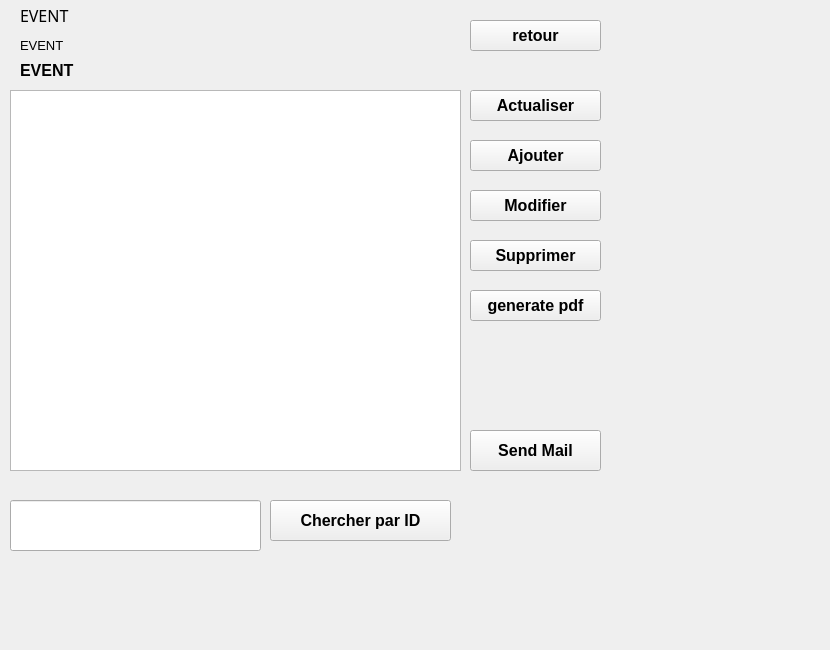
   <widget class="QWidget" name="page">
    <widget class="QLabel" name="label_3">
     <property name="geometry">
      <rect>
       <x>20</x>
       <y>0</y>
       <width>261</width>
       <height>31</height>
      </rect>
     </property>
     <property name="font">
      <font>
       <family>Sitka Small</family>
       <pointsize>12</pointsize>
      </font>
     </property>
     <property name="autoFillBackground">
      <bool>false</bool>
     </property>
     <property name="styleSheet">
      <string notr="true"/>
     </property>
     <property name="text">
      <string>EVENT</string>
     </property>
    </widget>
    <widget class="QLabel" name="label_4">
     <property name="geometry">
      <rect>
       <x>20</x>
       <y>20</y>
       <width>281</width>
       <height>51</height>
      </rect>
     </property>
     <property name="font">
      <font>
       <pointsize>10</pointsize>
      </font>
     </property>
     <property name="autoFillBackground">
      <bool>false</bool>
     </property>
     <property name="styleSheet">
      <string notr="true"/>
     </property>
     <property name="text">
      <string>EVENT</string>
     </property>
    </widget>
    <widget class="QTableView" name="tableView">
     <property name="geometry">
      <rect>
       <x>10</x>
       <y>90</y>
       <width>451</width>
       <height>381</height>
      </rect>
     </property>
    </widget>
    <widget class="QLabel" name="label_5">
     <property name="geometry">
      <rect>
       <x>20</x>
       <y>60</y>
       <width>221</width>
       <height>21</height>
      </rect>
     </property>
     <property name="font">
      <font>
       <pointsize>12</pointsize>
       <weight>75</weight>
       <bold>true</bold>
      </font>
     </property>
     <property name="autoFillBackground">
      <bool>false</bool>
     </property>
     <property name="styleSheet">
      <string notr="true"/>
     </property>
     <property name="text">
      <string>EVENT</string>
     </property>
    </widget>
    <widget class="QPushButton" name="pushButton">
     <property name="geometry">
      <rect>
       <x>270</x>
       <y>500</y>
       <width>181</width>
       <height>41</height>
      </rect>
     </property>
     <property name="font">
      <font>
       <pointsize>12</pointsize>
       <weight>75</weight>
       <bold>true</bold>
      </font>
     </property>
     <property name="styleSheet">
      <string notr="true"/>
     </property>
     <property name="text">
      <string>Chercher par ID</string>
     </property>
    </widget>
    <widget class="QPushButton" name="pushButton_8">
     <property name="geometry">
      <rect>
       <x>470</x>
       <y>90</y>
       <width>131</width>
       <height>31</height>
      </rect>
     </property>
     <property name="font">
      <font>
       <pointsize>12</pointsize>
       <weight>75</weight>
       <bold>true</bold>
      </font>
     </property>
     <property name="styleSheet">
      <string notr="true"/>
     </property>
     <property name="text">
      <string>Actualiser</string>
     </property>
    </widget>
    <widget class="QPushButton" name="pushButton_21">
     <property name="geometry">
      <rect>
       <x>470</x>
       <y>20</y>
       <width>131</width>
       <height>31</height>
      </rect>
     </property>
     <property name="font">
      <font>
       <pointsize>12</pointsize>
       <weight>75</weight>
       <bold>true</bold>
      </font>
     </property>
     <property name="styleSheet">
      <string notr="true"/>
     </property>
     <property name="text">
      <string>retour</string>
     </property>
    </widget>
    <widget class="QPushButton" name="pushButton_22">
     <property name="geometry">
      <rect>
       <x>470</x>
       <y>290</y>
       <width>131</width>
       <height>31</height>
      </rect>
     </property>
     <property name="font">
      <font>
       <pointsize>12</pointsize>
       <weight>75</weight>
       <bold>true</bold>
      </font>
     </property>
     <property name="styleSheet">
      <string notr="true"/>
     </property>
     <property name="text">
      <string>generate pdf</string>
     </property>
    </widget>
    <widget class="QLineEdit" name="lineEdit_19">
     <property name="geometry">
      <rect>
       <x>10</x>
       <y>500</y>
       <width>251</width>
       <height>51</height>
      </rect>
     </property>
     <property name="text">
      <string/>
     </property>
    </widget>
    <widget class="QPushButton" name="pushButton_24">
     <property name="geometry">
      <rect>
       <x>470</x>
       <y>140</y>
       <width>131</width>
       <height>31</height>
      </rect>
     </property>
     <property name="font">
      <font>
       <pointsize>12</pointsize>
       <weight>75</weight>
       <bold>true</bold>
      </font>
     </property>
     <property name="styleSheet">
      <string notr="true"/>
     </property>
     <property name="text">
      <string>Ajouter</string>
     </property>
    </widget>
    <widget class="QPushButton" name="pushButton_25">
     <property name="geometry">
      <rect>
       <x>470</x>
       <y>190</y>
       <width>131</width>
       <height>31</height>
      </rect>
     </property>
     <property name="font">
      <font>
       <pointsize>12</pointsize>
       <weight>75</weight>
       <bold>true</bold>
      </font>
     </property>
     <property name="styleSheet">
      <string notr="true"/>
     </property>
     <property name="text">
      <string>Modifier</string>
     </property>
    </widget>
    <widget class="QPushButton" name="pushButton_26">
     <property name="geometry">
      <rect>
       <x>470</x>
       <y>240</y>
       <width>131</width>
       <height>31</height>
      </rect>
     </property>
     <property name="font">
      <font>
       <pointsize>12</pointsize>
       <weight>75</weight>
       <bold>true</bold>
      </font>
     </property>
     <property name="styleSheet">
      <string notr="true"/>
     </property>
     <property name="text">
      <string>Supprimer</string>
     </property>
    </widget>
    <widget class="QLabel" name="label">
     <property name="geometry">
      <rect>
       <x>700</x>
       <y>610</y>
       <width>121</width>
       <height>31</height>
      </rect>
     </property>
     <property name="text">
      <string/>
     </property>
    </widget>
    <widget class="QPushButton" name="pushButton_27">
     <property name="geometry">
      <rect>
       <x>470</x>
       <y>430</y>
       <width>131</width>
       <height>41</height>
      </rect>
     </property>
     <property name="font">
      <font>
       <pointsize>12</pointsize>
       <weight>75</weight>
       <bold>true</bold>
      </font>
     </property>
     <property name="styleSheet">
      <string notr="true"/>
     </property>
     <property name="text">
      <string>Send Mail</string>
     </property>
    </widget>
   </widget>
